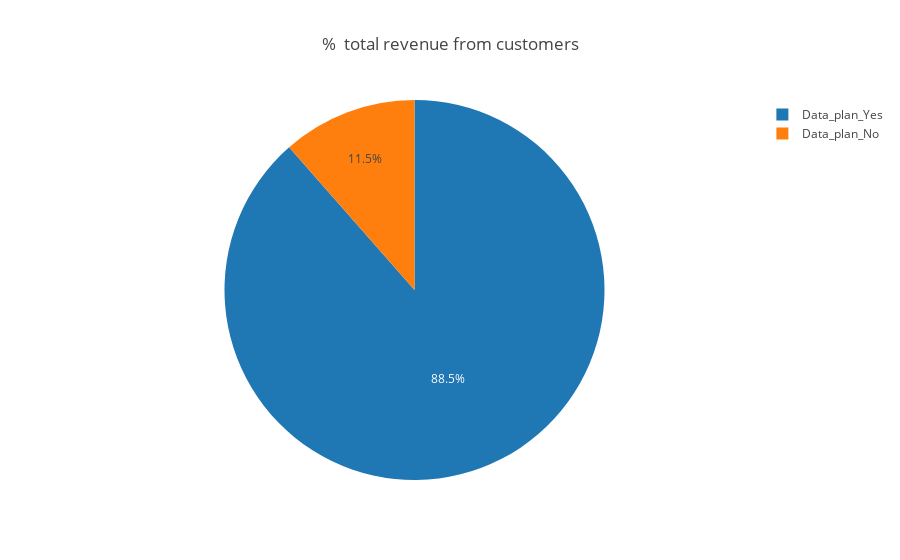

Here is the notebook cell this chart was saved with:
### Markdown cell above
### visualization

### Code cell
yes=data.loc[data['Data_Plan']=='Yes'].revenue.sum()
no=data.loc[data['Data_Plan']=='No'].revenue.sum()
combine=[yes,no]
names = ['Data_plan_Yes', 'Data_plan_No',]

fig = px.pie(values=combine, names=names,title="%  total revenue from customers")
fig.show()

### Figure 1 — Plotly figure (JSON) as saved in the notebook; plotly's stock layout.template omitted (floating-point values rounded to 4 significant figures)
{"data": [{"domain": {"x": [0, 1], "y": [0, 1]}, "hovertemplate": "label=%{label}<br>value=%{value}<extra></extra>", "labels": ["Data_plan_Yes", "Data_plan_No"], "legendgroup": "", "name": "", "showlegend": true, "type": "pie", "values": [7996.0, 1036.0]}], "layout": {"legend": {"tracegroupgap": 0}, "title": {"text": "%  total revenue from customers"}}}
